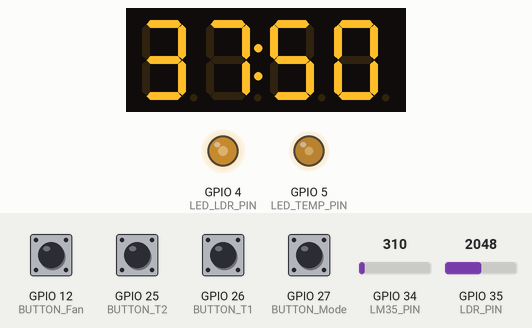
This sketch was run on a simulated ESP32. On the bench: 4-digit seven-segment display, output pins drawn as LEDs (lit = HIGH). Inputs (shaded band) come from the test bench; at power-on: GPIO 12 (BUTTON_Fan), GPIO 25 (BUTTON_T2), GPIO 26 (BUTTON_T1), GPIO 27 (BUTTON_Mode) HIGH, GPIO 34 (LM35_PIN) = 310, GPIO 35 (LDR_PIN) = 2048. WiFi joins after 1.5 s; servers stay silent unless stated; what the sketch prints to the serial monitor is not drawn.

Above: at 2.7 s.
2.8 s: GPIO 34 (LM35_PIN) set to 347
At 3.8 s:
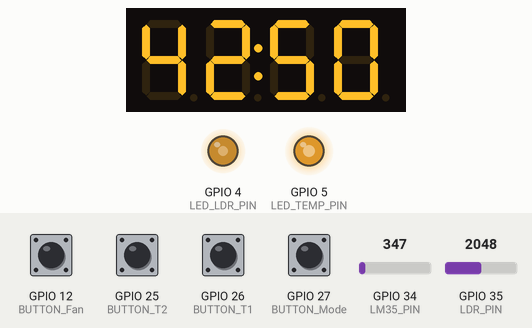
4.3 s: GPIO 12 (BUTTON_Fan) pulled LOW for 0.15 s
At 5.2 s:
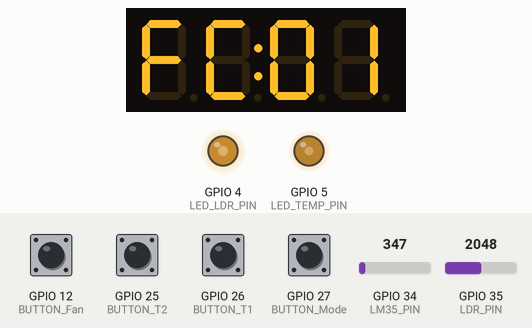
6.4 s: GPIO 35 (LDR_PIN) set to 1960
At 7.8 s:
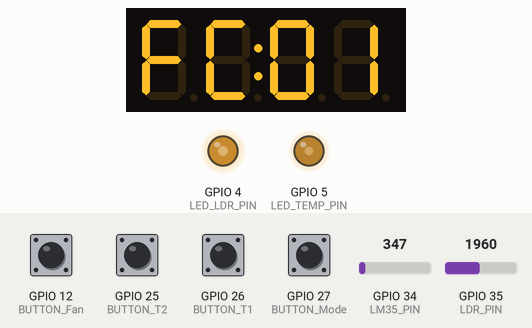
8.5 s: GPIO 12 (BUTTON_Fan) pulled LOW for 1 s
At 10.4 s:
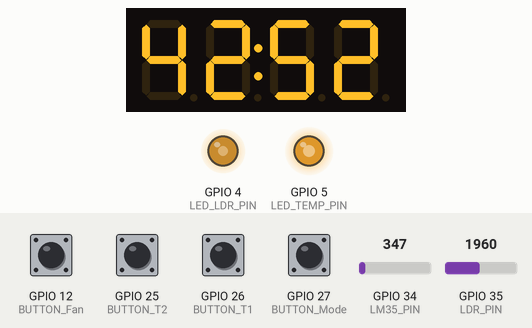
11.0 s: GPIO 34 (LM35_PIN) set to 992
At 11.9 s:
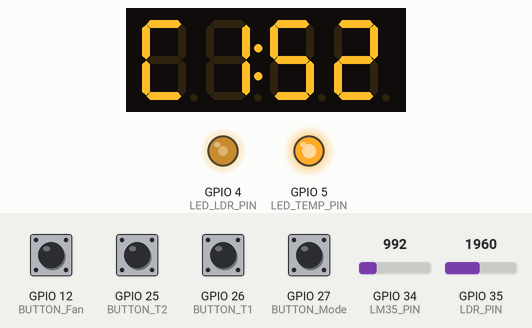
12.6 s: GPIO 27 (BUTTON_Mode) pulled LOW for 0.15 s
At 14.5 s:
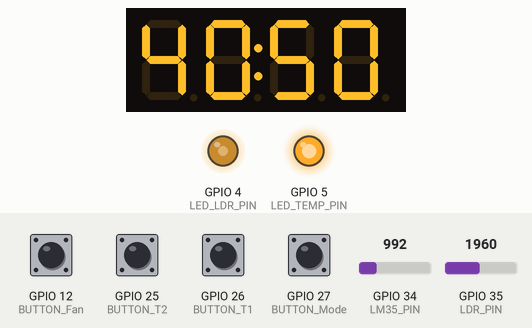
Timing chart, 0 to 15.6 s (numbered marks = the images above; inputs shaded):
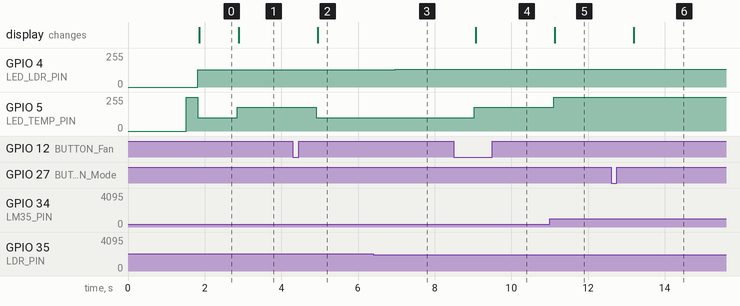

The sketch:

Esp32_communication_websocket_protocol.ino
```cpp
#include <TM1637.h>
#include <WiFi.h>
#include <WebSocketsServer.h>
#include <ArduinoJson.h>

const char* ssid = "CK House 1";
const char* password = "cklog2019";

WebSocketsServer webSocket(81); // WebSocket port

#define LED_TEMP_PIN 5
#define LED_LDR_PIN 4
#define LDR_PIN 35
#define LM35_PIN 34

#define BUTTON_Mode 27
#define BUTTON_T1 26
#define BUTTON_T2 25
#define BUTTON_Fan 12

#define CLK 19
#define DIO 18

TM1637 tm(CLK, DIO);
int currentTemp = 0;
int currentLight = 0;

int Temp1 = 30;
int Temp2 = 40;
int Temp3 = 50;

bool fanWasRunning = false;
bool isManual = false;
int fanLevel = 0;
int displayMode = 0;

unsigned long lastBtnTime = 0;
unsigned long lastLoopTime = 0;

bool prevFan = LOW;
unsigned long manualStart = 0;

bool prevMode = LOW;
bool prevT1 = LOW;
bool prevT2 = LOW;

// ================= SETUP =================
void setup() {
  Serial.begin(9600);

  pinMode(LED_TEMP_PIN, OUTPUT);
  pinMode(LED_LDR_PIN, OUTPUT);
  pinMode(BUTTON_Mode, INPUT_PULLUP);
  pinMode(BUTTON_T1, INPUT_PULLUP);
  pinMode(BUTTON_T2, INPUT_PULLUP);
  pinMode(BUTTON_Fan, INPUT_PULLUP);

  tm.set(7);

  WiFi.begin(ssid, password);
  Serial.print("Kết nối WiFi");
  while (WiFi.status() != WL_CONNECTED) {
    delay(500);
    Serial.print(".");
  }
  Serial.println("\nĐã kết nối WiFi! IP: " + WiFi.localIP().toString());

  webSocket.begin();
  webSocket.onEvent(webSocketEvent);
  Serial.println("WebSocket server đã khởi động.");
}

// ============ GỬI TRẠNG THÁI =============
void sendStatus() {
  StaticJsonDocument<256> doc;
  doc["temperature"] = currentTemp;
  doc["light"] = currentLight;
  doc["isManual"] = isManual;
  doc["fanLevel"] = fanLevel;
  doc["Temp1"] = Temp1;
  doc["Temp2"] = Temp2;
  doc["Temp3"] = Temp3;

  String json;
  serializeJson(doc, json);
  webSocket.broadcastTXT(json);
}

// ========== XỬ LÝ GIAO TIẾP WS ===========
void webSocketEvent(uint8_t num, WStype_t type, uint8_t *payload, size_t length) {
  if (type == WStype_TEXT) {
    StaticJsonDocument<200> doc;
    DeserializationError err = deserializeJson(doc, payload);

    if (err) {
      Serial.println("❌ Lỗi parse JSON");
      return;
    }

    if (doc.containsKey("temp2") && doc.containsKey("temp3") &&
        doc.containsKey("isManual") && doc.containsKey("fanLevel")) {
      int t2 = doc["temp2"];
      int t3 = doc["temp3"];
      bool manual = doc["isManual"];
      int fan = doc["fanLevel"];

      if (t2 > 0 && t3 > 0 && t2 < t3 && fan >= 0 && fan <= 3) {
        Temp2 = t2;
        Temp3 = t3;
        isManual = manual;
        fanLevel = fan;
        Serial.println("✅ Dữ liệu cập nhật từ WebSocket");
        sendStatus();
      } else {
        Serial.println("⚠️ Dữ liệu không hợp lệ");
      }
    }
  }
}

// =============== NÚT BẤM ================
void handleButtonMode() {
  if (digitalRead(BUTTON_Mode) == LOW && prevMode == HIGH) {
    displayMode = !displayMode;
    Serial.println(displayMode == 0 ? ">> Hiển thị nhiệt độ + ánh sáng" : ">> Hiển thị Temp2 - Temp3");
    prevMode = LOW;
  } else if (digitalRead(BUTTON_Mode) == HIGH) prevMode = HIGH;
}

void handleButtonT1() {
  if (digitalRead(BUTTON_T1) == LOW && prevT1 == HIGH) {
    Temp2 += 2;
    if (Temp2 >= Temp3) Temp2 = Temp1 + 5;
    Serial.print(">> Temp2: "); Serial.println(Temp2);
    prevT1 = LOW;
  } else if (digitalRead(BUTTON_T1) == HIGH) prevT1 = HIGH;
}

void handleButtonT2() {
  if (digitalRead(BUTTON_T2) == LOW && prevT2 == HIGH) {
    Temp3 += 2;
    if (Temp3 > 99) Temp3 = Temp2 + 5;
    Serial.print(">> Temp3: "); Serial.println(Temp3);
    prevT2 = LOW;
  } else if (digitalRead(BUTTON_T2) == HIGH) prevT2 = HIGH;
}

void handleButtonFan() {
  static bool buttonHeld = false;
  bool isPressed = digitalRead(BUTTON_Fan) == HIGH;

  if (isPressed && !buttonHeld) {
    manualStart = millis();
    buttonHeld = true;
  }

  if (!isPressed && buttonHeld) {
    unsigned long pressTime = millis() - manualStart;

    if (pressTime >= 2000) {
      isManual = !isManual;
      fanLevel = isManual ? 1 : 0;
      Serial.println(isManual ? ">> Bật chế độ quạt thủ công" : ">> Trở lại chế độ tự động");
    } else if (isManual) {
      fanLevel = (fanLevel + 1) % 4;
      Serial.print(">> Quạt thủ công cấp "); Serial.println(fanLevel);
    }

    buttonHeld = false;
  }
}

void handleButtons() {
  handleButtonFan();
  handleButtonMode();
  handleButtonT1();
  handleButtonT2();
}

// ========== HIỂN THỊ TM1637 ==========
void displayTM1637(int temperature, int lightPercent) {
  tm.point(true);
  if (isManual) {
    tm.display(0, 15); // F
    tm.display(1, 12); // C
    tm.display(2, 0);
    tm.display(3, fanLevel);
  } else {
    if (displayMode == 0) {
      tm.display(0, temperature / 10);
      tm.display(1, temperature % 10);
      tm.display(2, lightPercent / 10);
      tm.display(3, lightPercent % 10);
    } else {
      tm.display(0, Temp2 / 10);
      tm.display(1, Temp2 % 10);
      tm.display(2, Temp3 / 10);
      tm.display(3, Temp3 % 10);
    }
  }
}

// ============ ĐỌC CẢM BIẾN =============
void readAndControlTemp() {
  int sensorValue = analogRead(LM35_PIN);
  float voltage = sensorValue * (3.3 / 4095.0);
  currentTemp = voltage * (5.0 / 3.3) * 100.0;

  int brightnessTemp = 0;

  if (!isManual) {
    if (currentTemp < Temp1) {
      brightnessTemp = 0;
      fanWasRunning = false;
    } else if (currentTemp < Temp2) {
      if (!fanWasRunning) {
        analogWrite(LED_TEMP_PIN, 255);
        delay(300);
        fanWasRunning = true;
      }
      brightnessTemp = 100;
    } else if (currentTemp < Temp3) {
      brightnessTemp = 180;
      fanWasRunning = true;
    } else {
      brightnessTemp = 255;
      fanWasRunning = true;
    }
  } else {
    switch (fanLevel) {
      case 0: brightnessTemp = 0; fanWasRunning = false; break;
      case 1:
        if (!fanWasRunning) {
          analogWrite(LED_TEMP_PIN, 255);
          delay(300);
          fanWasRunning = true;
        }
        brightnessTemp = 100; break;
      case 2: brightnessTemp = 180; fanWasRunning = true; break;
      case 3: brightnessTemp = 255; fanWasRunning = true; break;
    }
  }

  analogWrite(LED_TEMP_PIN, brightnessTemp);
  Serial.print("Nhiệt độ: "); Serial.print(currentTemp);
  Serial.print(isManual ? " | Quạt (Thủ công): cấp " : " | Quạt (Tự động): cấp ");
  Serial.println(brightnessTemp / 85);
}

void readAndControlLight() {
  int lightValue = analogRead(LDR_PIN);
  int brightnessLDR = map(lightValue, 0, 4095, 255, 0);
  analogWrite(LED_LDR_PIN, brightnessLDR);
  currentLight = map(lightValue, 0, 4095, 99, 0);
  Serial.print(" | Ánh sáng: "); Serial.println(currentLight);
}

// ================= LOOP =================
void loop() {
  if (millis() - lastBtnTime >= 100) {
    handleButtons();
    lastBtnTime = millis();
  }

  if (millis() - lastLoopTime >= 1000) {
    readAndControlTemp();
    readAndControlLight();
    displayTM1637(currentTemp, currentLight);
    sendStatus();
    lastLoopTime = millis();
  }

  webSocket.loop();
}
```

Measured:
- the behaviour switches between 327 and 328 on GPIO 34 (LM35_PIN) (found by bisection; images 0 and 1)
- after the input at 2.8 s, GPIO 5 (LED_TEMP_PIN): 100/255 → 180/255 after 0.05 s; the display: changes after 0.08 s (image 1)
- after the input at 4.3 s, GPIO 5 (LED_TEMP_PIN): 180/255 → 100/255 after 0.62 s; the display: changes after 0.65 s (image 2)
- after the input at 6.4 s, GPIO 4 (LED_LDR_PIN): 128/255 → 133/255 after 0.58 s
- after the input at 8.5 s, GPIO 5 (LED_TEMP_PIN): 100/255 → 180/255 after 0.54 s; the display: changes after 0.57 s (image 4)
- after the input at 11.0 s, GPIO 5 (LED_TEMP_PIN): 180/255 → 255/255 after 0.10 s; the display: changes after 0.13 s (image 5)
- after the input at 12.6 s, the display: changes after 0.60 s (image 6)
